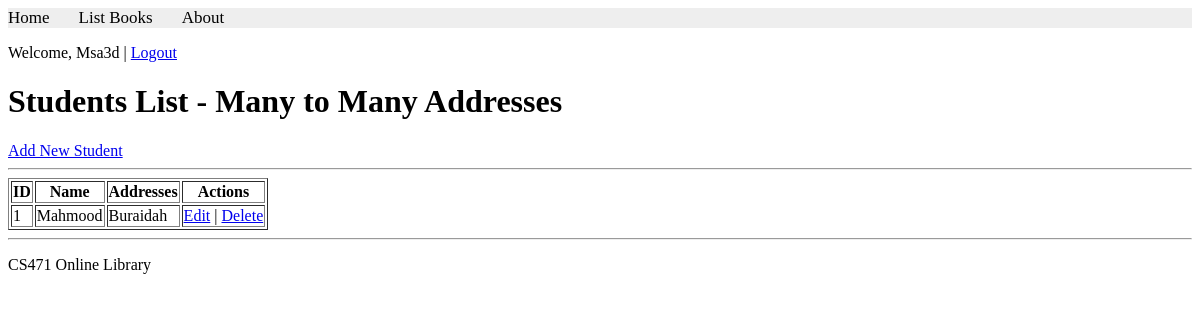
/books/lab11/task2/students (signed in), run on the app's committed database.
### apps/bookmodule/models.py (models this page shows, shortened)
class Student12(models.Model):
    name = models.CharField(max_length=100)
    addresses = models.ManyToManyField(
        Address12,
        related_name='students'
    )

class Address12(models.Model):
    city = models.CharField(max_length=100)

### apps/bookmodule/views.py (the view)
# urls.py: path('lab11/task2/students', views.lab11_task2_list, name='books.lab11_task2_list'),
@login_required(login_url='/users/login')
def lab11_task2_list(request):
    students = Student12.objects.all()
    return render(
        request,
        'bookmodule/lab11_task2_list.html',
        {'students': students}
    )

### apps/templates/bookmodule/lab11_task2_list.html (shortened to what this page needs)
{% extends "layouts/base.html" %}
{% block content %}
<h1>Students List - Many to Many Addresses</h1>
<a href="{% url 'books.lab11_task2_add' %}">Add New Student</a>
<hr>
<table border="1">
    <tr>
        <th>ID</th>
        <th>Name</th>
        <th>Addresses</th>
        <th>Actions</th>
    </tr>
    {% for student in students %}
    <tr>
        <td>{{ student.id }}</td>
        <td>{{ student.name }}</td>
        <td>
            {% for address in student.addresses.all %}
                {{ address.city }}{% if not forloop.last %}, {% endif %}
            {% empty %}
                No addresses
            {% endfor %}
        </td>
        <td>
            <a href="{% url 'books.lab11_task2_edit' student.id %}">Edit</a>
            |
            <a href="{% url 'books.lab11_task2_delete' student.id %}">Delete</a>
        </td>
    </tr>
    {% empty %}
    <tr>
        <td colspan="4">No students found.</td>
    </tr>
    {% endfor %}
</table>
{% endblock content %}

### apps/templates/layouts/base.html (shortened to what this page needs)
<!DOCTYPE html>
<html>
{% load static %}
<head>
  <link rel="stylesheet" href="{% static 'styles.css' %}">
  <link rel="stylesheet" href="https://cdnjs.cloudflare.com/ajax/libs/font-awesome/4.7.0/css/font-awesome.min.css">
</head>
<body>
  {% include "includes/header.html" %}
{% if user.is_authenticated %}
    <p>
        Welcome, {{ user.username }} |
        <a href="{% url 'users.logout' %}">Logout</a>
    </p>
{% else %}
    <p>
        <a href="{% url 'users.login' %}">Login</a> |
        <a href="{% url 'users.register' %}">Register</a>
    </p>
{% endif %}
  {% block content %}{% endblock content %}
  {% include "includes/footer.html" %}
</body>
</html>

### data on the page
Student12: id "1", name "Mahmood"
Address12: city "Buraidah"

### other printed values
{{ user.username }} "Msa3d"
